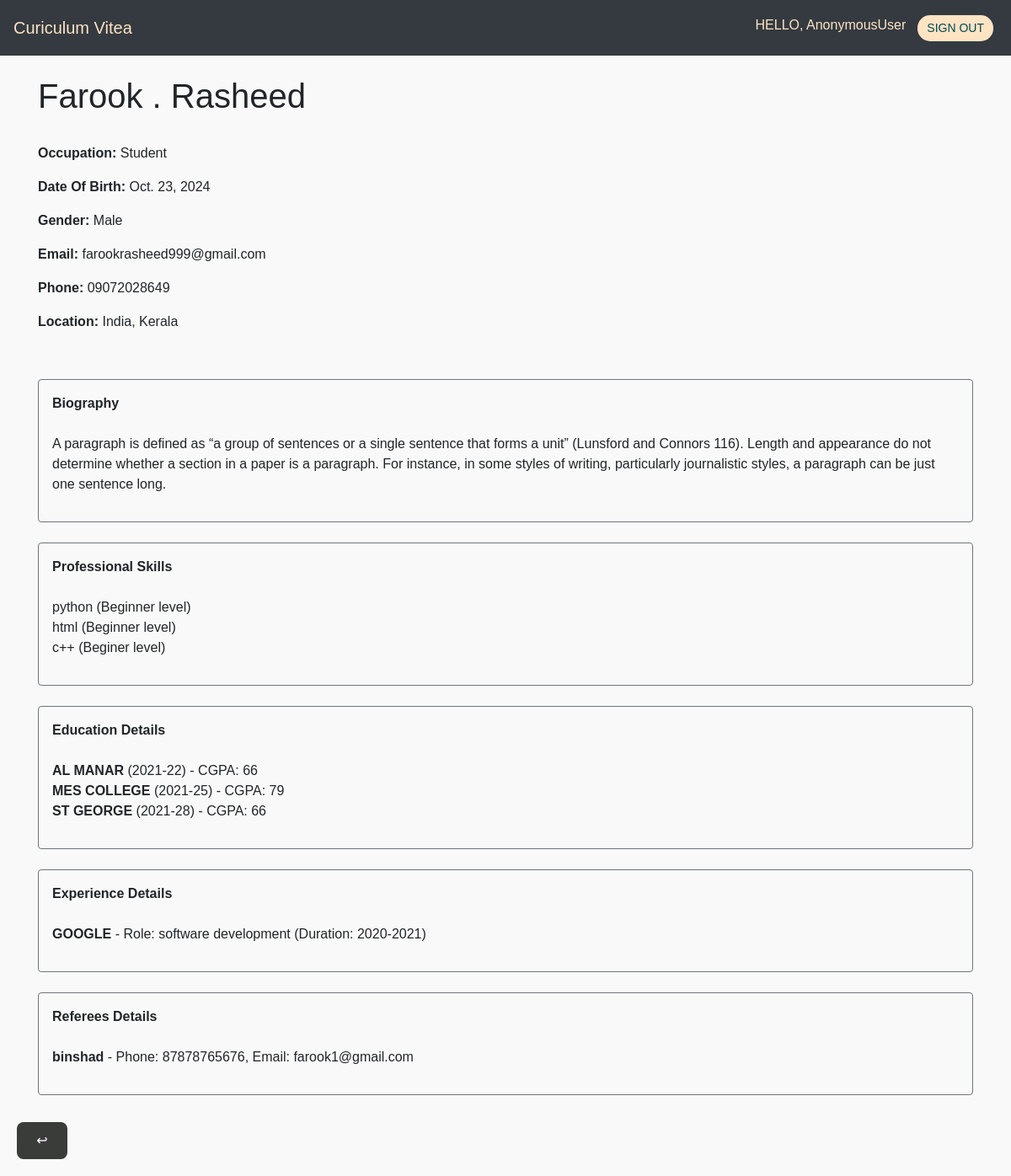
The page /resume/1/ on the database its author committed.
### core/models.py (models this page shows, shortened)
class Profile(models.Model):
    cv = models.ForeignKey(Cv, on_delete=models.CASCADE)
    fname = models.CharField(max_length=500)
    lname = models.CharField(max_length=500)
    mname = models.CharField(max_length=500)
    gender = models.CharField(max_length=500)
    country = models.CharField(max_length=500)
    region = models.CharField(max_length=500)
    email = models.CharField(max_length=500)
    phone = models.CharField(max_length=500)
    occupation = models.CharField(max_length=500)
    dob = models.DateField(default='None')
    bio = models.TextField()
    avator = models.ImageField(upload_to='profile/', default='profile/avator.png', null=True)

class Skill(models.Model):
    cv = models.ForeignKey(Cv, on_delete = models.CASCADE)
    s_name = models.CharField(max_length=500)
    s_level = models.CharField(max_length=500)

class Academic(models.Model):
    cv = models.ForeignKey(Cv, on_delete = models.CASCADE)
    a_institution = models.CharField(max_length=500)
    a_year = models.CharField(max_length=500)
    a_award = models.CharField(max_length=500)

class Experience(models.Model):
    cv = models.ForeignKey(Cv, on_delete = models.CASCADE)
    e_name = models.CharField(max_length=500)
    e_role = models.CharField(max_length=500)
    e_duration = models.CharField(max_length=500)

class Referee(models.Model):
    cv = models.ForeignKey(Cv, on_delete=models.CASCADE)
    re_name = models.CharField(max_length=500)
    re_email = models.CharField(max_length=500)
    re_phone = models.CharField(max_length=500)

### core/views.py (the view)
# urls.py: path('resume/<int:user_id>/', views.resume_detail, name='resume_detail'),
def resume_detail(request, user_id):
    user = get_object_or_404(User, id=user_id)
    cv = get_object_or_404(Cv, user=user)
    user_profile = get_object_or_404(Profile, cv=cv)
    user_skill = Skill.objects.filter(cv=cv)
    user_education = Academic.objects.filter(cv=cv)
    user_experience = Experience.objects.filter(cv=cv)
    user_referee = Referee.objects.filter(cv=cv)
    return render(request, 'core/admin_rs_temp.html', {
        'user_profile': user_profile,
        'user_skill': user_skill,
        'user_education': user_education,
        'user_experience': user_experience,
        'user_referee': user_referee,
    })

### core/templates/core/admin_rs_temp.html (shortened to what this page needs)
{% include 'core/adminnavbar.html' %}
{% load static %}
<div class="container mt-4">
    <h1>{{ user_profile.fname }} {{ user_profile.mname }} {{ user_profile.lname }}</h1><br>
    <p><strong>Occupation:</strong> {{ user_profile.occupation }}</p>
    <p><strong>Date Of Birth:</strong> {{ user_profile.dob }}</p>
    <p><strong>Gender:</strong> {{ user_profile.gender }}</p>
    <p><strong>Email:</strong> {{ user_profile.email }}</p>
    <p><strong>Phone:</strong> {{ user_profile.phone }}</p>
    <p><strong>Location:</strong> {{ user_profile.country }}, {{ user_profile.region }}</p><br>
    <div class="section mt-3 mb-4 p-3 border border-secondary rounded">
        <div class="section-title font-weight-bold">Biography</div><br>
        <p>{{ user_profile.bio }}</p>
    </div>
    <div class="section mt-3 mb-4 p-3 border border-secondary rounded">
        <div class="section-title font-weight-bold">Professional Skills</div><br>
        <ul class="list-unstyled">
            {% for skill in user_skill %}
                <li>{{ skill.s_name }} ({{ skill.s_level }} level)</li>
            {% empty %}
                <li>No skills listed.</li>
            {% endfor %}
        </ul>
    </div>
    <div class="section mt-3 mb-4 p-3 border border-secondary rounded">
        <div class="section-title font-weight-bold">Education Details</div><br>
        <ul class="list-unstyled">
            {% for educa in user_education %}
                <li>
                    <strong>{{ educa.a_institution }}</strong> ({{ educa.a_year }}) - CGPA: {{ educa.a_award }}
                </li>
            {% empty %}
                <li>No education records found.</li>
            {% endfor %}
        </ul>
    </div>
    <div class="section mt-3 mb-4 p-3 border border-secondary rounded">
        <div class="section-title font-weight-bold">Experience Details</div><br>
        <ul class="list-unstyled">
            {% for exp in user_experience %}
                <li>
                    <strong>{{ exp.e_name }}</strong> - Role: {{ exp.e_role }} (Duration: {{ exp.e_duration }})
                </li>
            {% empty %}
                <li>No experience records found.</li>
            {% endfor %}
        </ul>
    </div>
    <div class="section mt-3 mb-4 p-3 border border-secondary rounded">
        <div class="section-title font-weight-bold">Referees Details</div><br>
        <ul class="list-unstyled">
            {% for referee in user_referee %}
                <li>
                    <strong>{{ referee.re_name }}</strong> - Phone: {{ referee.re_phone }}, Email: {{ referee.re_email }}
                </li>
            {% empty %}
                <li>No referees listed.</li>
            {% endfor %}
        </ul>
    </div>
    <br><br><br>
    <a href="{% url 'view_resumes' %}">
        <button id="download" class="btnn" style="position: fixed; bottom: 20px;width: 60px; left: 20px;border-radius: 8px; background-color:rgb(58, 60, 58);color: white;">↩</button>
        </a>

### core/templates/core/adminnavbar.html (shortened to what this page needs)
{% load static %}
<link rel="stylesheet" type="text/css" href="{% static 'css/bootstrap.min.css' %}">
<link rel="stylesheet" type="text/css" href="{% static 'css/sb-admin.css' %}">
<link rel="stylesheet" type="text/css" href="{% static 'css/sb-admin.min.css' %}">
<link rel="stylesheet" type="text/css" href="{% static 'css/index.css' %}">
<link rel="stylesheet" type="text/css" href="{% static 'css/font-awesome.min.css' %}">
<nav class="navbar navbar-expand navbar-dark bg-dark static-top">
    <a class="navbar-brand mr-1" href="{% url 'index' %}" style="color:bisque; font-weight:500;">Curiculum Vitea</a>
    <p class="username" style="color:bisque; padding-top: 10px; margin-right: 9px;">HELLO, {{ request.user }}</p>
    <ul class="navbar-nav ml-auto ml-md-0">
        <a href="{% url 'logout' %}" id="btn_link_space"><button class="btn_link">Sign Out</button></a>
    </ul>
</nav>

### static/css/index.css (style rules this page uses)
.btn_link { width: 100%; height: 100%; padding: 5px 6px; border: none; background-color:bisque; font-size: 14px; color: #014751; border-radius: 15px; cursor: pointer; text-transform: uppercase; margin-left: 5px; margin-right: 5px; }
#btn_link_space { margin-right: 10px; }

### core/templates/core/admin_rs_temp.html (style rules this page uses)
.btnn { padding: 10px 15px; border-radius: 5px; border: none; cursor: pointer; transition: background-color 0.3s; }
.btnn { display: inline-block; margin-top: 20px; }

### rows shown on the page
Profile: fname "Farook", mname ".", lname "Rasheed", occupation "Student", dob "Oct. 23, 2024", gender "Male", email "farookrasheed999@gmail.com", phone "09072028649", country "India", region "Kerala", bio "A paragraph is defined as “a group of sentences or a single sentence that forms a unit” (Lunsford and Connors 116). Length and appearance do not determine whether a section in a paper is a paragraph. For instance, in some styles of writing, particularly journalistic styles, a paragraph can be just one sentence long."
Skill: s_name "python", s_level "Beginner"
Skill: s_name "html", s_level "Beginner"
Skill: s_name "c++", s_level "Beginer"
Academic: a_institution "AL MANAR", a_year "2021-22", a_award "66"
Academic: a_institution "MES COLLEGE", a_year "2021-25", a_award "79"
Academic: a_institution "ST GEORGE", a_year "2021-28", a_award "66"
Experience: e_name "GOOGLE", e_role "software development", e_duration "2020-2021"
Referee: re_name "binshad", re_phone "87878765676", re_email "farook1@gmail.com"

### other values the page prints
{{ request.user }} "AnonymousUser"
